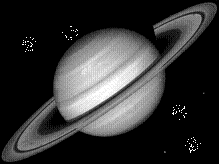
%> input picture lab1/saturn2.gif, 219 x 164 px
$ octave lab1.m   (GNU Octave 9; MATLAB toolbox functions it lacks are replaced by stand-ins)
%> lines starting %> are read from the running program, lines starting %| are printed output that depends on the picture
clc;
clear;

originalImage = imread('saturn2.gif');
%> originalImage is the input picture: size 164x219 uint8; min 0, max 255, mean 50.6
figure;
imshow(originalImage);

% filteredImage = applyRectangleMedianFilter(originalImage, 3, 3); % worse, because more blurred
filteredImage = applyCrossMedianFilter(originalImage, 3, 4); % better, because less blurred
%> after the loop in applyCrossMedianFilter, `for i = ceil(crossHeight / 2):(size(filteredImage, 1) - offsetY)`:
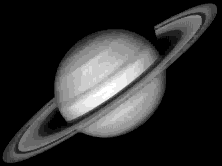
%> filteredImage: size 166x222 uint8; min 0, max 255, mean 46.4
figure;
imshow(filteredImage);
figure;
imshowpair(originalImage, filteredImage, 'montage');
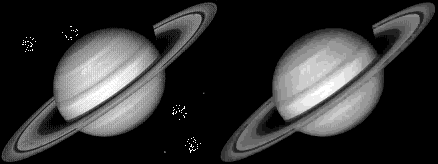
%> displayed picture: size 164x438, on the screen's scale of 0 to 255; min 0, max 255, mean 49.1

originalImage = imread('saturn3.gif');
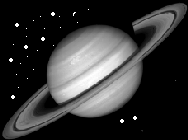
%> input picture lab1/saturn3.gif, 188 x 140 px
%> originalImage is the input picture: size 140x188 uint8; min 0, max 255, mean 51.6
figure;
imshow(originalImage);

% filteredImage = applyRectangleMedianFilter(originalImage, 4, 5); % worse, because more blurred
filteredImage = applyCrossMedianFilter(originalImage, 5, 6); % better, because less blurred
%> call 2 of applyCrossMedianFilter, with crossHeight = 5, crossWidth = 6
%> in applyCrossMedianFilter (call 2), `filteredImage(ceil(crossHeight / 2):(end - offsetY), ceil(crossWidth /..`:
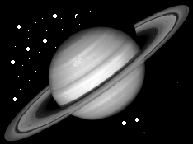
%> filteredImage: size 144x193 uint8; min 0, max 255, mean 48.9
%> after the loop in applyCrossMedianFilter (call 2), `for i = ceil(crossHeight / 2):(size(filteredImage, 1) - offsetY)`:
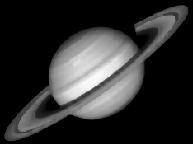
%> filteredImage: size 144x193 uint8; min 0, max 254, mean 46.6
%> in applyCrossMedianFilter (call 2), `filteredImage = filteredImage(ceil(crossHeight / 2):(size(filteredImag..`:
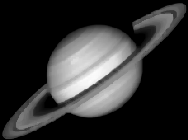
%> filteredImage: size 140x188 uint8; min 0, max 254, mean 49.2
figure;
imshow(filteredImage);
figure;
imshowpair(originalImage, filteredImage, 'montage');
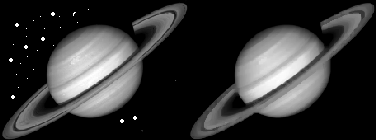
%> displayed picture: size 140x376, on the screen's scale of 0 to 255; min 0, max 255, mean 50.5

%{
    The window of this 2D median filter is a rectangle (a matrix which has 'numOfRows' rows and 'numOfColumns' columns).
    This function supposes 'numOfRows' and 'numOfColumns' to be positive integers (not necessarily the same).
%}
function filteredImage = applyRectangleMedianFilter(originalImage, numOfRows, numOfColumns)
    offsetX = numOfColumns - ceil(numOfColumns / 2);
    offsetY = numOfRows - ceil(numOfRows / 2);

    differenceOffsetX = 0;
    differenceOffsetY = 0;

    if rem(numOfColumns, 2) == 0
        differenceOffsetX = 1;
    end

    if rem(numOfRows, 2) == 0
        differenceOffsetY = 1;
    end

    filteredImage = zeros(size(originalImage, 1) + 2 * offsetY - differenceOffsetY, size(originalImage, 2) + 2 * offsetX - differenceOffsetX, class(originalImage));
    filteredImage(ceil(numOfRows / 2):(end - offsetY), ceil(numOfColumns / 2):(end - offsetX)) = originalImage;

    for i = ceil(numOfRows / 2):(size(filteredImage, 1) - offsetY)
        for j = ceil(numOfColumns / 2):(size(filteredImage, 2) - offsetX)
            % the window
            rectangle = filteredImage((i - (offsetY - differenceOffsetY)):(i + offsetY), (j - (offsetX - differenceOffsetX)):(j + offsetX));

            v = reshape(rectangle, 1, []);
            v = sort(v);

            middleIndex = ceil(size(v, 2) / 2);
            filteredImage(i, j) = v(middleIndex);
        end
    end

    filteredImage = filteredImage(ceil(numOfRows / 2):(size(filteredImage, 1) - offsetY), ceil(numOfColumns / 2):(size(filteredImage, 2) - offsetX));
end

%{
    The window of this 2D median filter is a cross.
    The cross has the 'crossHeight' height and the 'crossWidth' width.
    This function supposes 'crossHeight' and 'crossWidth' to be positive integers (not necessarily the same).
%}
function filteredImage = applyCrossMedianFilter(originalImage, crossHeight, crossWidth)
    offsetX = crossWidth - ceil(crossWidth / 2);
    offsetY = crossHeight - ceil(crossHeight / 2);

    differenceOffsetX = 0;
    differenceOffsetY = 0;

    if rem(crossWidth, 2) == 0
        differenceOffsetX = 1;
    end

    if rem(crossHeight, 2) == 0
        differenceOffsetY = 1;
    end

    filteredImage = zeros(size(originalImage, 1) + 2 * offsetY - differenceOffsetY, size(originalImage, 2) + 2 * offsetX - differenceOffsetX, class(originalImage));
    filteredImage(ceil(crossHeight / 2):(end - offsetY), ceil(crossWidth / 2):(end - offsetX)) = originalImage;

    for i = ceil(crossHeight / 2):(size(filteredImage, 1) - offsetY)
        for j = ceil(crossWidth / 2):(size(filteredImage, 2) - offsetX)
            % the elements on the cross's horizontal line including the (i, j)
            horizontal = filteredImage(i, (j - (offsetX - differenceOffsetX)):(j + offsetX));

            % the elements on the cross's vertical line above the (i, j) (not including (i, j))
            above = transpose(filteredImage((i - (offsetY - differenceOffsetY)):(i - 1), j));

            % the elements on the cross's vertical line below the (i, j) (not including (i, j))
            below = transpose(filteredImage((i + 1):(i + offsetY), j));

            cross = [horizontal above below]; % the window
            cross = sort(cross);

            middleIndex = ceil(size(cross, 2) / 2);
            filteredImage(i, j) = cross(middleIndex);
        end
    end

    filteredImage = filteredImage(ceil(crossHeight / 2):(size(filteredImage, 1) - offsetY), ceil(crossWidth / 2):(size(filteredImage, 2) - offsetX));
end
